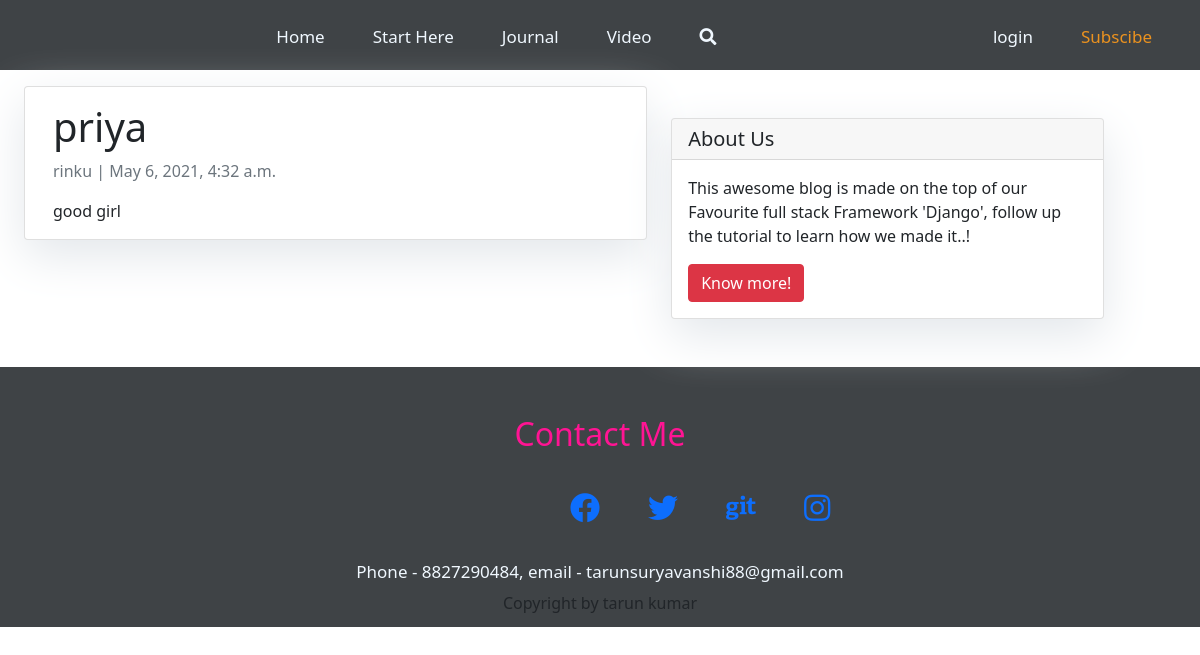
/priya/, run on an earlier commit of the app's database.
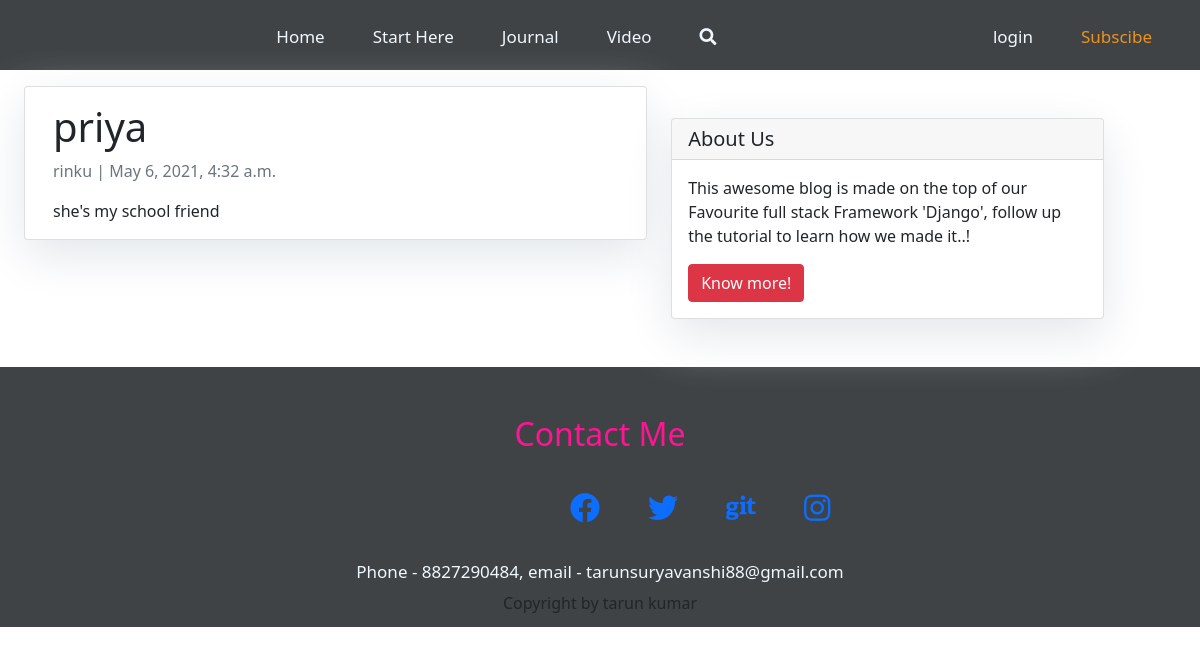
And on a later commit of the database.
### home/models.py (models this page shows, shortened)
class Post(models.Model):
    title = models.CharField( max_length=250,unique=True)
    slug = models.SlugField(max_length=200,unique=True)
    author = models.ForeignKey(User,on_delete = models.CASCADE, related_name='blog_posts')
    update_on = models.DateTimeField( auto_now=True)
    content = models.TextField()
    created_on = models.DateTimeField(auto_now_add=True)
    status = models.IntegerField(choices=STATUS,default=0)
    class Meta:
        ordering = ['-created_on']

### home/views.py (the view)
# urls.py: path('<slug:slug>/',views.PostDetails.as_view(),name='post_detail'),
class PostDetails(generic.DetailView):
    model = Post
    template_name = 'post_detail.html'

### templates/post_detail.html (shortened to what this page needs)
{% extends 'base.html' %} {% block content %}
<div style="display: flex;">
    <div class="container ">
        <div class="row">
            <div class="m-4 card mb-4  mt-3 left  top">
                <div class="card-body">
                    <h1>{% block title %} {{ object.title }} {% endblock title %}</h1>
                    <p class=" text-muted">{{ post.author }} | {{ post.created_on }}</p>
                    <p class="card-text ">{{ object.content | safe }}</p>
                </div>
            </div>
        </div>
    </div>
    <section class="">
        <div class=" ">
            <div class="card my-4 mt-3 w-75 m-lg-5 ">
                <h5 class="card-header">About Us</h5>
                <div class="card-body">
                    <p class="card-text"> This awesome blog is made on the top of our Favourite full stack Framework 'Django', follow up the tutorial to learn how we made it..!</p>
                    <a href="https://djangocentral.com/building-a-blog-application-with-django" class="btn btn-danger">Know more!</a>
                </div>
            </div>
        </div>
    </section>
</div>
{% endblock content %}

### templates/base.html (shortened to what this page needs)
<!doctype html>
<html lang="en">
<head>
    <link href="https://cdn.jsdelivr.net/npm/bootstrap@5.0.0-beta3/dist/css/bootstrap.min.css" rel="stylesheet">
    <link rel="stylesheet" href="https://use.fontawesome.com/releases/v5.8.1/css/all.css">
</head>
<body>
    <section class="navbar">
        <div class="navitem my-3">
            <ul>
                <li>
                    <a href="{% url 'home' %}"> Home</a>
                </li>
                <li>
                    <a href="createblog"> Start Here</a>
                </li>
                <li>
                    <a href="#"> Journal</a>
                </li>
                <li>
                    <a href="#"> Video</a>
                </li>
                <li>
                    <a href="{% url 'search' %}"><i class="fa fa-search"></i></a>
                </li>
            </ul>
        </div>
        <div class="user-info navitem " style="margin-right: 3rem;">
            <ul>
                <li>
                    <a href="register"> login</a>
                </li>
                <li>
                    <a href=" # "><span>Subscibe</span></a>
                </li>
            </ul>
        </div>
    </section>
    {% block content %} {% endblock content %}
    <footer>
        <div class="container text-center pt-5">
            <h2>Contact Me</h2>
            <div class="link">
                <ul>
                    <li>
                        <a href="#"><i class="fab fa-facebook"></i></a>
                    </li>
                    <li>
                        <a href="#"><i class="fab fa-twitter"></i></a>
                    </li>
                    <li>
                        <a href="#"><i class="fab fa-git"></i></a>
                    </li>
                    <li>
                        <a href="#"><i class="fab fa-instagram"></i></a>
                    </li>
                </ul>
            </div>
            <h4>Phone - 8827290484, email - tarunsuryavanshi88@gmail.com</h4>
            <p>Copyright by tarun kumar</p>
        </div>
    </footer>
</body>
</html>

### templates/base.html (style rules this page uses)
.navbar { background-color: #3f4346; height: 70px; }
.navitem ul { display: flex; list-style-type: none; }
.navitem ul li { text-decoration: none; padding-left: 3rem; }
.navitem ul li a { text-decoration: none; color: aliceblue; font-size: 17px; font-weight: 500; }
.navitem ul li a span { color: rgb(235, 146, 31); }
footer { height: 260px; width: 100%; background-color: #3f4346; padding-bottom: 0%; }
footer .container h2 { color: deeppink; }
footer .container h4 { color: aliceblue; font-size: 17px; margin-top: 2rem; }
footer .container .link ul { display: flex; list-style-type: none; margin-left: 28rem; margin-top: 2rem; }
footer .container .link ul li { text-decoration: none; padding-left: 3rem; }
footer .container .link ul li a { text-decoration: none; font-size: 30px; font-weight: 500; }

### templates/post_detail.html (style rules this page uses)
.card { box-shadow: 0 16px 48px #E3E7EB; }

What changed in the data, as far as the page shows it:
changed Post "priya": content "good girl" → "she's my school friend"
